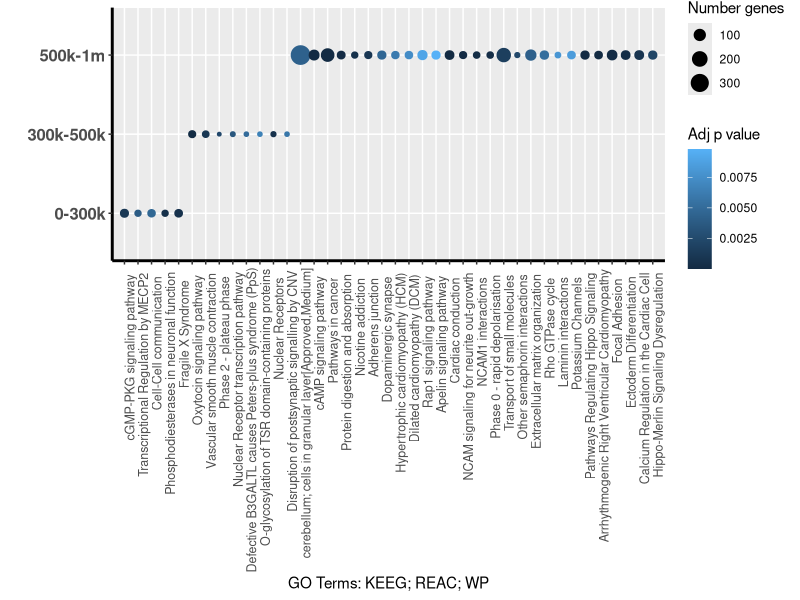
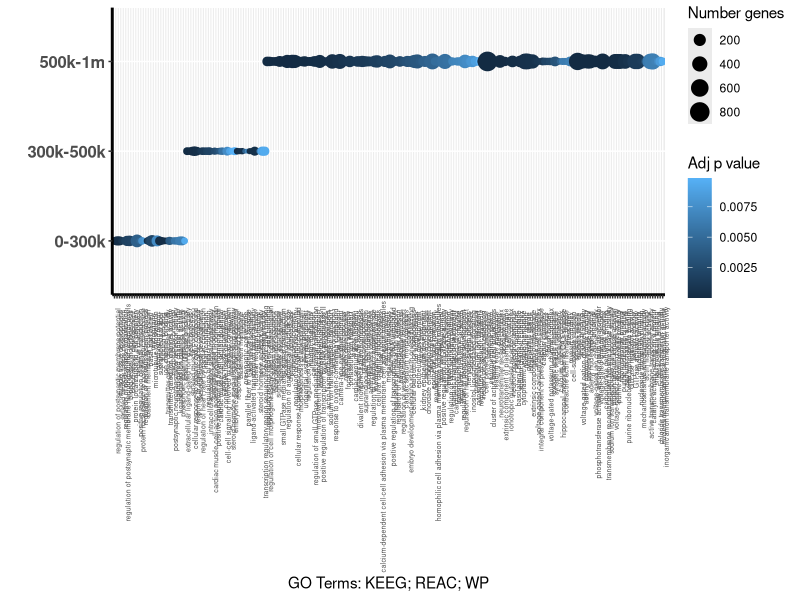
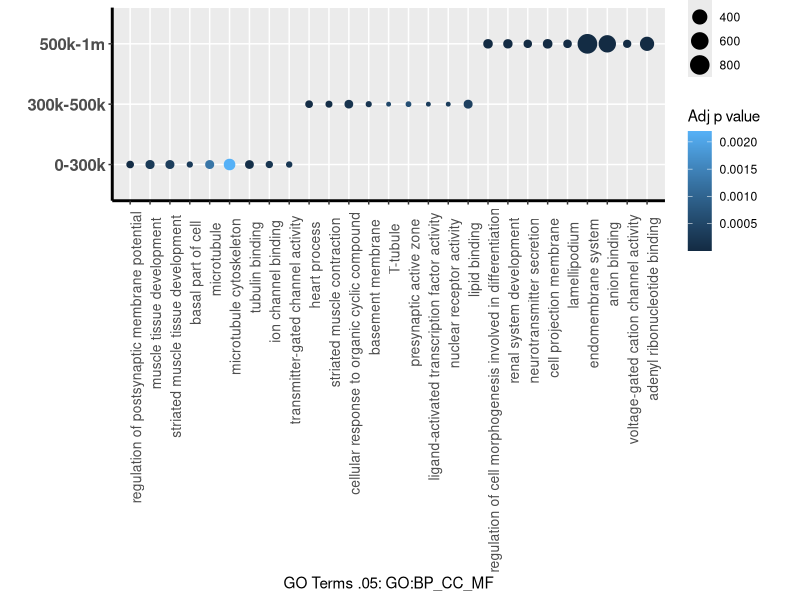
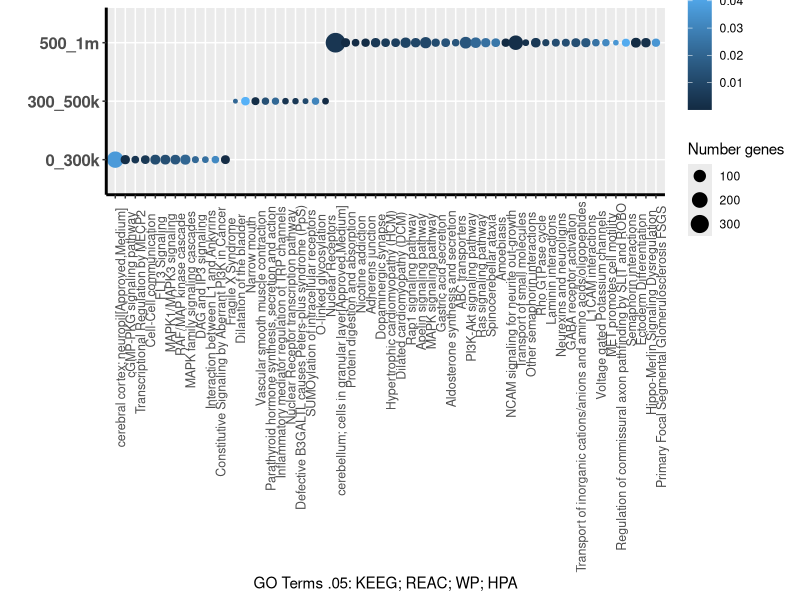
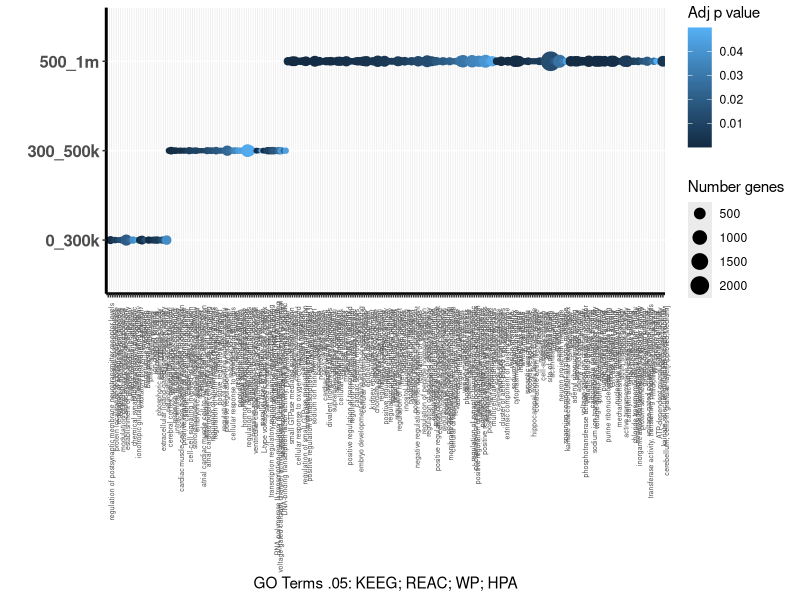
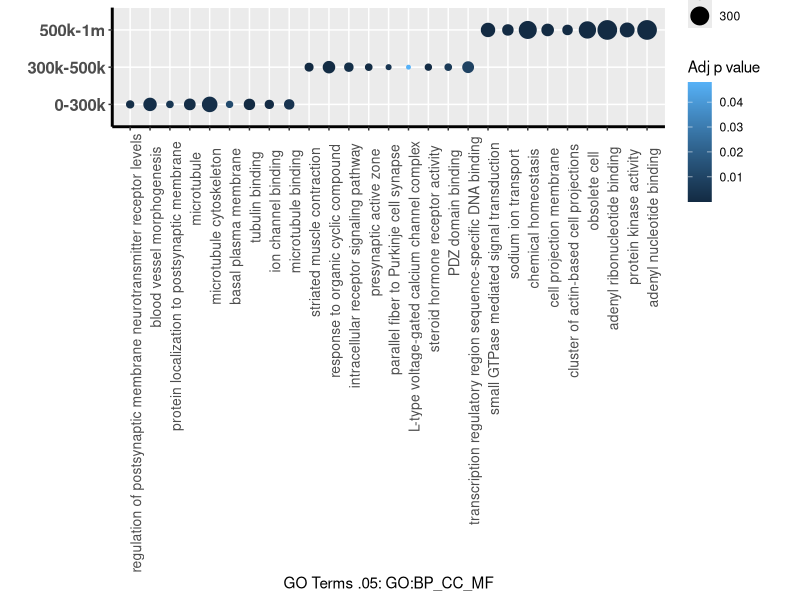

Generate these figures, in order, with R:
library(ggplot2)

#plotEXCterms_KEEG_REAC_WP .01
plotEXCterms_KEEG_REAC_WP <- read.csv("plotEXCterms001_KEEG_REAC_WP.csv", header=FALSE)

plotEXCterms_KEEG_REAC_WP$V11 <- factor(plotEXCterms_KEEG_REAC_WP$V11, levels = plotEXCterms_KEEG_REAC_WP$V11)

ggplot(plotEXCterms_KEEG_REAC_WP, aes(plotEXCterms_KEEG_REAC_WP$V11,plotEXCterms_KEEG_REAC_WP$V1)) +
  geom_point(aes(size = plotEXCterms_KEEG_REAC_WP$V6, colour=plotEXCterms_KEEG_REAC_WP$V3))+labs(size="Number genes",col="Adj p value")+  scale_x_discrete(expand = c(0,0.9)) +xlab("GO Terms: KEEG; REAC; WP") +
  ylab("")+theme(axis.text.x = element_text(angle = 90, size=9, hjust=0.95), axis.text.y = element_text(face="bold", size=12), axis.ticks = element_line(),axis.line = element_line(size = 1, linetype = "solid"))

#plotEXCterms_GO:BP_CC_MF .01
plotEXCterms_BP_CC_MF <- read.csv("plotEXCterms001_BP_CC_MF.csv", header=FALSE)

plotEXCterms_BP_CC_MF$V11 <- factor(plotEXCterms_BP_CC_MF$V11, levels = plotEXCterms_BP_CC_MF$V11)

ggplot(plotEXCterms_BP_CC_MF, aes(plotEXCterms_BP_CC_MF$V11,plotEXCterms_BP_CC_MF$V1)) +
  geom_point(aes(size = plotEXCterms_BP_CC_MF$V6, colour=plotEXCterms_BP_CC_MF$V3))+labs(size="Number genes",col="Adj p value")+  scale_x_discrete(expand = c(0,0.9)) +xlab("GO Terms: KEEG; REAC; WP") +
  ylab("")+theme(axis.text.x = element_text(angle = 90, size=5, hjust=0.95), axis.text.y = element_text(face="bold", size=12), axis.ticks = element_line(),axis.line = element_line(size = 1, linetype = "solid"))

##Top 3 plotEXCterms_GO:BP_CC_MF .01
plotEXCterms_top3_g001_BP_CC_MF <- read.csv("plotEXCterms_top3_g001_BP_CC_MF.csv", header=FALSE)
plotEXCterms_top3_g001_BP_CC_MF$V10 <- factor(plotEXCterms_top3_g001_BP_CC_MF$V10, levels = plotEXCterms_top3_g001_BP_CC_MF$V10)

ggplot(plotEXCterms_top3_g001_BP_CC_MF, aes(plotEXCterms_top3_g001_BP_CC_MF$V10, plotEXCterms_top3_g001_BP_CC_MF$V1)) +
  geom_point(aes(size = plotEXCterms_top3_g001_BP_CC_MF$V6, colour=plotEXCterms_top3_g001_BP_CC_MF$V3))+labs(size="Number genes",col="Adj p value")+  scale_x_discrete(expand = c(0,0.9)) +xlab("GO Terms .05: GO:BP_CC_MF") +
  ylab("")+theme(axis.text.x = element_text(angle = 90, size=10, hjust=0.95), axis.text.y = element_text(face="bold", size=12), axis.ticks = element_line(),axis.line = element_line(size = 1, linetype = "solid"))


#plotEXCterms_KEEG_REAC_WP .05
plotEXCterms_g005_KEEG_REAC_WP <- read.csv("plotEXCterms_g005_KEEG_REAC_WP.csv", header=FALSE)

plotEXCterms_g005_KEEG_REAC_WP$V11 <- factor(plotEXCterms_g005_KEEG_REAC_WP$V11, levels = plotEXCterms_g005_KEEG_REAC_WP$V11)

ggplot(plotEXCterms_g005_KEEG_REAC_WP, aes(plotEXCterms_g005_KEEG_REAC_WP$V11,plotEXCterms_g005_KEEG_REAC_WP$V1)) +
  geom_point(aes(size = plotEXCterms_g005_KEEG_REAC_WP$V6, colour=plotEXCterms_g005_KEEG_REAC_WP$V3))+labs(size="Number genes",col="Adj p value")+  scale_x_discrete(expand = c(0,0.9)) +xlab("GO Terms .05: KEEG; REAC; WP; HPA") +
  ylab("")+theme(axis.text.x = element_text(angle = 90, size=9, hjust=0.95), axis.text.y = element_text(face="bold", size=12), axis.ticks = element_line(),axis.line = element_line(size = 1, linetype = "solid"))


#plotEXCterms_GO:BP_CC_MF .05
plotEXCterms_g005_BP_CC_MF <- read.csv("plotEXCterms_g005_BP_CC_MF.csv", header=FALSE)

plotEXCterms_g005_BP_CC_MF$V11 <- factor(plotEXCterms_g005_BP_CC_MF$V11, levels = plotEXCterms_g005_BP_CC_MF$V11)

ggplot(plotEXCterms_g005_BP_CC_MF, aes(plotEXCterms_g005_BP_CC_MF$V11,plotEXCterms_g005_BP_CC_MF$V1)) +
  geom_point(aes(size = plotEXCterms_g005_BP_CC_MF$V6, colour=plotEXCterms_g005_BP_CC_MF$V3))+labs(size="Number genes",col="Adj p value")+  scale_x_discrete(expand = c(0,0.9)) +xlab("GO Terms .05: KEEG; REAC; WP; HPA") +
  ylab("")+theme(axis.text.x = element_text(angle = 90, size=5, hjust=0.95), axis.text.y = element_text(face="bold", size=12), axis.ticks = element_line(),axis.line = element_line(size = 1, linetype = "solid"))


##Top 3 plotEXCterms_GO:BP_CC_MF .05
plotEXCterms_top3_g005_BP_CC_MF <- read.csv("plotEXCterms_top3_g005_BP_CC_MF.csv", header=FALSE)
plotEXCterms_top3_g005_BP_CC_MF$V10 <- factor(plotEXCterms_top3_g005_BP_CC_MF$V10, levels = plotEXCterms_top3_g005_BP_CC_MF$V10)

ggplot(plotEXCterms_top3_g005_BP_CC_MF, aes(plotEXCterms_top3_g005_BP_CC_MF$V10, plotEXCterms_top3_g005_BP_CC_MF$V1)) +
  geom_point(aes(size = plotEXCterms_top3_g005_BP_CC_MF$V6, colour=plotEXCterms_top3_g005_BP_CC_MF$V3))+labs(size="Number genes",col="Adj p value")+  scale_x_discrete(expand = c(0,0.9)) +xlab("GO Terms .05: GO:BP_CC_MF") +
  ylab("")+theme(axis.text.x = element_text(angle = 90, size=10, hjust=0.95), axis.text.y = element_text(face="bold", size=12), axis.ticks = element_line(),axis.line = element_line(size = 1, linetype = "solid"))

